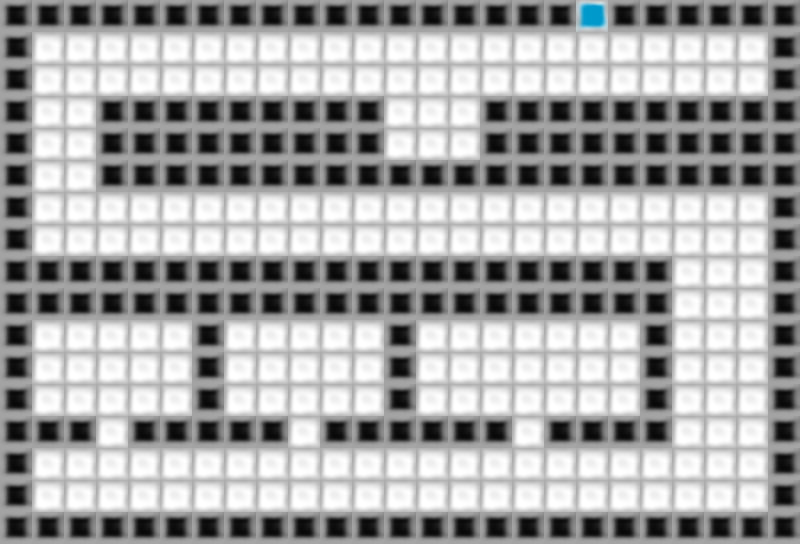

This game map was drawn from its Tiled (.tmx) file and the tilesets committed beside it. A one-line description and the trimmed map source follow:
An orthogonal 25x17 tile map with 32x32 px tiles, 1 tile layer (Kachelebene 1), 3 tilesets.

<map version="1.0" orientation="orthogonal" width="25" height="17" tilewidth="32" tileheight="32">
 <tileset firstgid="1" name="wand" tilewidth="32" tileheight="32">
  <image source="wand.png" width="32" height="32" />
 </tileset>
 <tileset firstgid="2" name="boden" tilewidth="32" tileheight="32">
  <image source="boden.png" width="32" height="32" />
 </tileset>
 <tileset firstgid="3" name="exit" tilewidth="32" tileheight="32">
  <image source="exit.png" width="32" height="32" />
 </tileset>
 <layer name="Kachelebene 1" width="25" height="17">
  <data>[425 cells, 425 non-empty, 3 distinct tile ids]</data>
 </layer>
</map>
